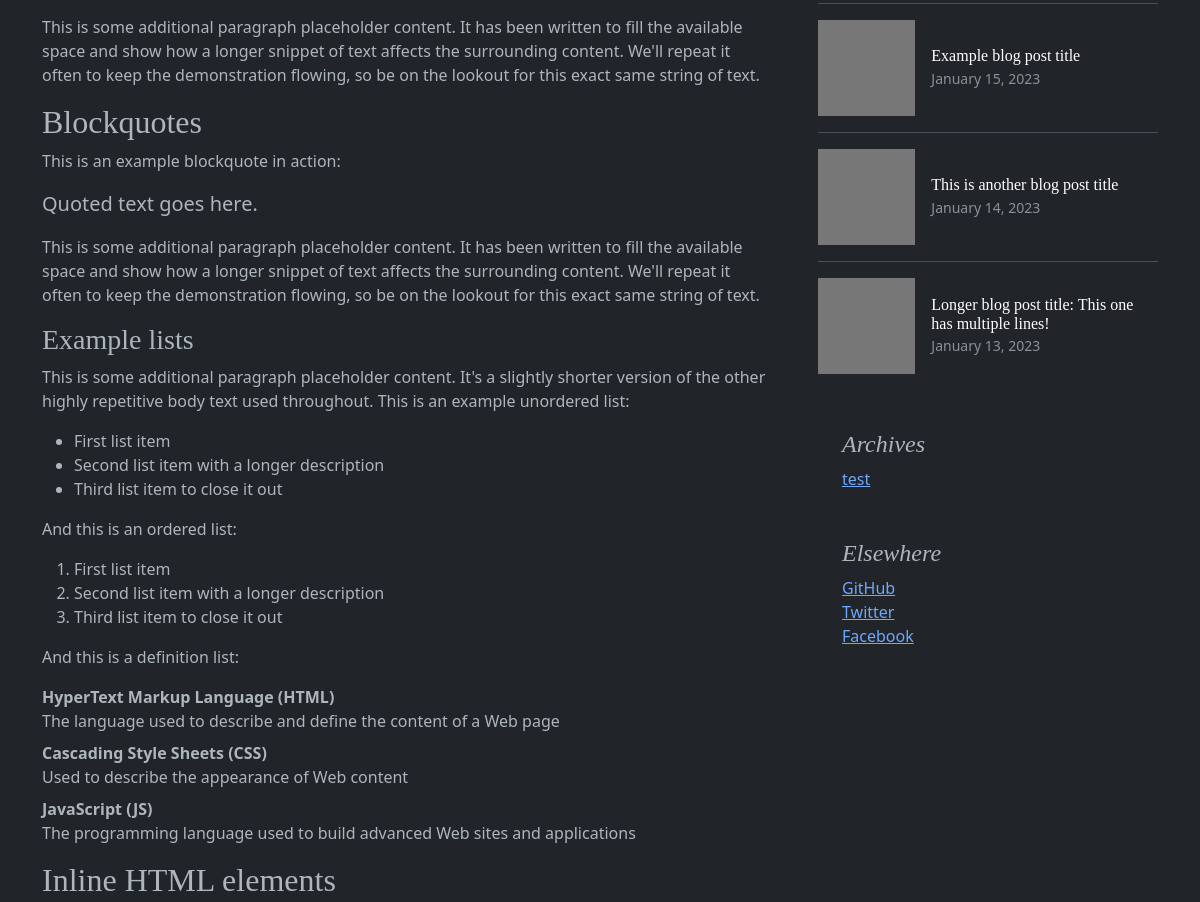
Before: / (middle part) with the older database file.
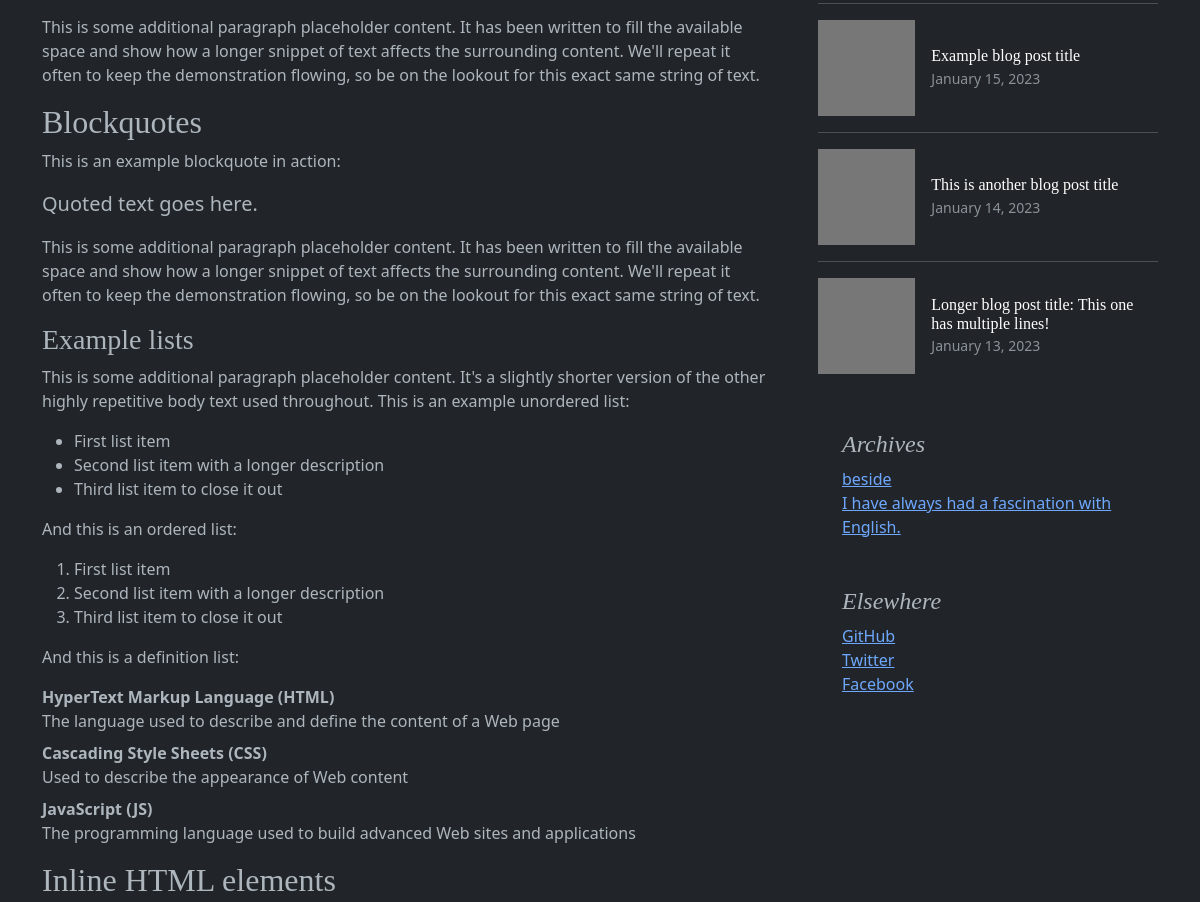
After: the same page with the newer database file.
### index/models.py (models this page shows, shortened)
class Content(models.Model):
    content_title = models.CharField(max_length=200)
    content_text = models.CharField(max_length=2000)
    pub_date = models.DateTimeField("date published")
    category = models.ForeignKey(
        Category,
        models.PROTECT,
        related_name='contents'
    )

### index/views.py (the view)
# urls.py: path("", views.index, name="index"),
def index(request):
    latest_content_list = Content.objects.order_by("-pub_date")[:10]
    context = {"latest_content_list": latest_content_list}
    return render(request, "index/index.html", context)

### index/templates/index/index.html (shortened to what this page needs)
{% load static %}
<!doctype html>
<html lang="ja" data-bs-theme="dark">
  <head>
    <link rel="stylesheet" href="{% static 'index/css/bootstrap.css' %}">
    <link rel="stylesheet" href="{% static 'index/css/blog.css' %}">
    <link rel="stylesheet" href="{% static 'index/css/style.css' %}">
  </head>
  <body>
<main class="container">
  <div class="row g-5">
    <div class="col-md-8">
      <article class="blog-post">
        <p>This is some additional paragraph placeholder content. It has been written to fill the available space and show how a longer snippet of text affects the surrounding content. We'll repeat it often to keep the demonstration flowing, so be on the lookout for this exact same string of text.</p>
        <h2>Blockquotes</h2>
        <p>This is an example blockquote in action:</p>
        <blockquote class="blockquote">
          <p>Quoted text goes here.</p>
        </blockquote>
        <p>This is some additional paragraph placeholder content. It has been written to fill the available space and show how a longer snippet of text affects the surrounding content. We'll repeat it often to keep the demonstration flowing, so be on the lookout for this exact same string of text.</p>
        <h3>Example lists</h3>
        <p>This is some additional paragraph placeholder content. It's a slightly shorter version of the other highly repetitive body text used throughout. This is an example unordered list:</p>
        <ul>
          <li>First list item</li>
          <li>Second list item with a longer description</li>
          <li>Third list item to close it out</li>
        </ul>
        <p>And this is an ordered list:</p>
        <ol>
          <li>First list item</li>
          <li>Second list item with a longer description</li>
          <li>Third list item to close it out</li>
        </ol>
        <p>And this is a definition list:</p>
        <dl>
          <dt>HyperText Markup Language (HTML)</dt>
          <dd>The language used to describe and define the content of a Web page</dd>
          <dt>Cascading Style Sheets (CSS)</dt>
          <dd>Used to describe the appearance of Web content</dd>
          <dt>JavaScript (JS)</dt>
          <dd>The programming language used to build advanced Web sites and applications</dd>
        </dl>
        <h2>Inline HTML elements</h2>
      </article>
    </div>
    <div class="col-md-4">
      <div class="position-sticky" style="top: 2rem;">
        <div>
          <ul class="list-unstyled">
            <li>
              <a class="d-flex flex-column flex-lg-row gap-3 align-items-start align-items-lg-center py-3 link-body-emphasis text-decoration-none border-top" href="#">
                <svg class="bd-placeholder-img" width="100%" height="96" xmlns="http://www.w3.org/2000/svg" aria-hidden="true" preserveAspectRatio="xMidYMid slice" focusable="false"><rect width="100%" height="100%" fill="#777"/></svg>
                <div class="col-lg-8">
                  <h6 class="mb-0">Example blog post title</h6>
                  <small class="text-body-secondary">January 15, 2023</small>
                </div>
              </a>
            </li>
            <li>
              <a class="d-flex flex-column flex-lg-row gap-3 align-items-start align-items-lg-center py-3 link-body-emphasis text-decoration-none border-top" href="#">
                <svg class="bd-placeholder-img" width="100%" height="96" xmlns="http://www.w3.org/2000/svg" aria-hidden="true" preserveAspectRatio="xMidYMid slice" focusable="false"><rect width="100%" height="100%" fill="#777"/></svg>
                <div class="col-lg-8">
                  <h6 class="mb-0">This is another blog post title</h6>
                  <small class="text-body-secondary">January 14, 2023</small>
                </div>
              </a>
            </li>
            <li>
              <a class="d-flex flex-column flex-lg-row gap-3 align-items-start align-items-lg-center py-3 link-body-emphasis text-decoration-none border-top" href="#">
                <svg class="bd-placeholder-img" width="100%" height="96" xmlns="http://www.w3.org/2000/svg" aria-hidden="true" preserveAspectRatio="xMidYMid slice" focusable="false"><rect width="100%" height="100%" fill="#777"/></svg>
                <div class="col-lg-8">
                  <h6 class="mb-0">Longer blog post title: This one has multiple lines!</h6>
                  <small class="text-body-secondary">January 13, 2023</small>
                </div>
              </a>
            </li>
          </ul>
        </div>
        <div class="p-4">
          <h4 class="fst-italic">Archives</h4>
          {% if latest_content_list %}
          <ol class="list-unstyled mb-0">
            {% for ccntent in latest_content_list %}
            <li><a href="/ccntent/{{ ccntent.content_title }}/">{{ ccntent.content_title }}</a></li>
            {% endfor %}
          </ol>
          {% else %}
          <p>Nothing</p>
          {% endif %}
        </div>
        <div class="p-4">
          <h4 class="fst-italic">Elsewhere</h4>
          <ol class="list-unstyled">
            <li><a href="#">GitHub</a></li>
            <li><a href="#">Twitter</a></li>
            <li><a href="#">Facebook</a></li>
          </ol>
        </div>
      </div>
    </div>
  </div>
</main>
    </body>
</html>

### index/static/index/css/blog.css (style rules this page uses)
h1, h2, h3, h4, h5, h6 { font-family: "Playfair Display", Georgia, "Times New Roman", serif; }
.blog-post { margin-bottom: 4rem; }

### index/static/index/css/style.css (style rules this page uses)
.bd-placeholder-img { font-size: 1.125rem; text-anchor: middle; -webkit-user-select: none; -moz-user-select: none; user-select: none; }

Changed rows visible on the page:
removed Content: content_title "test"
added Content: content_title "beside"
added Content: content_title "I have always had a fascination with English."
